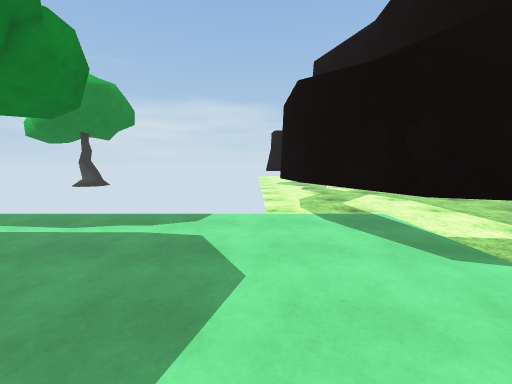
[1] (above)

17 first-person views from a walk through a Unity game level. The camera is 1.4 m above the floor, tilts 6° down and sees 90° across. The floor is counted in squares, 1 m on a side. Each view is taken from the middle of a square. On the plan, view 1 faces up. The plan holds only what a view shows up to about 13 squares ahead; the rest is blank. The place goes on beyond the plan. Surface patterns are stand-ins for the level's own textures.

[2]
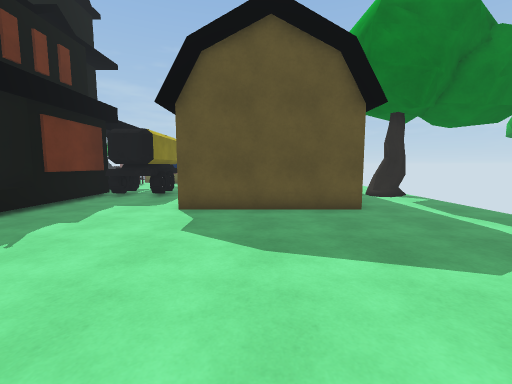

[3]
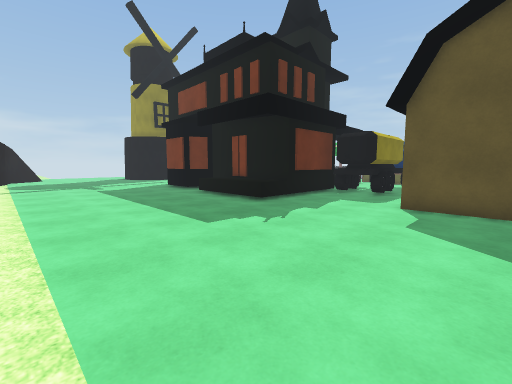

[4]
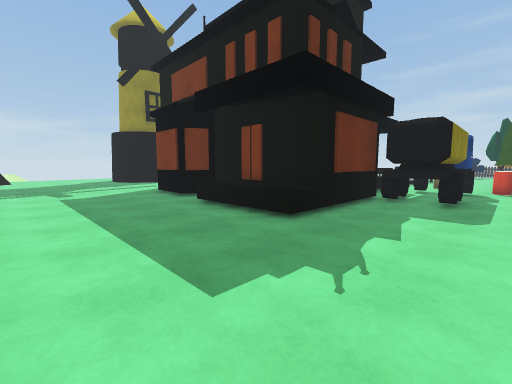

[5]
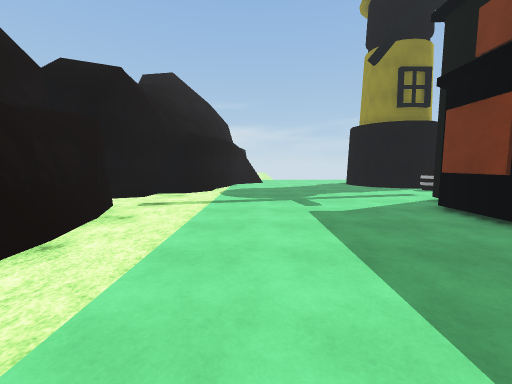

[6]
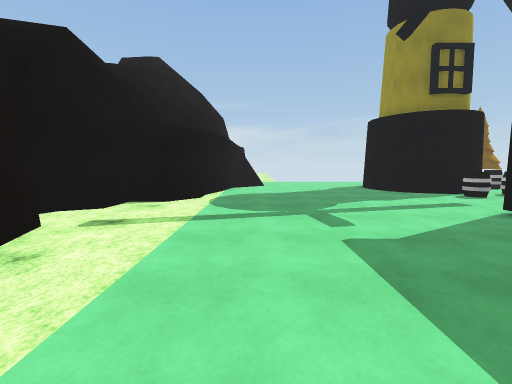

[7]
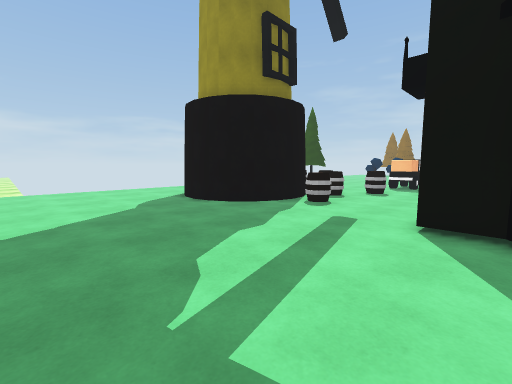

[8]
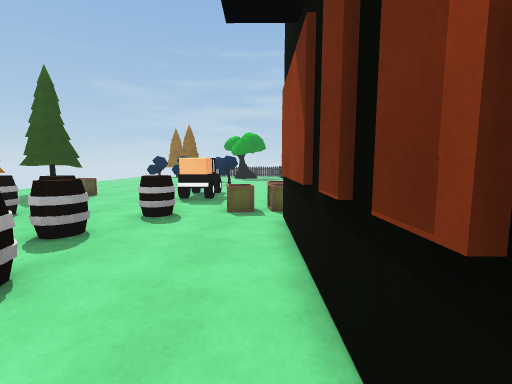

[9]
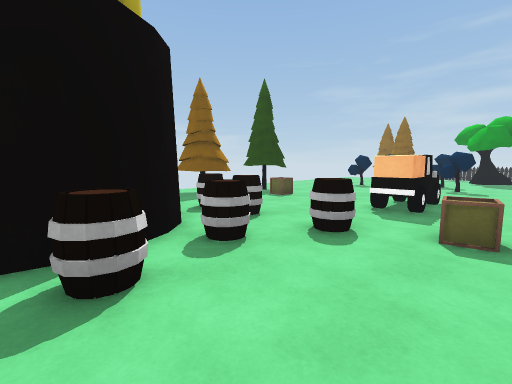

[10]
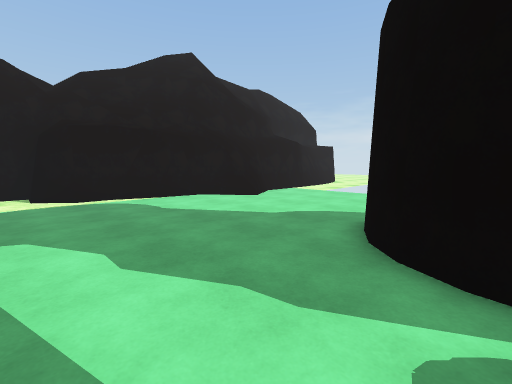

[11]
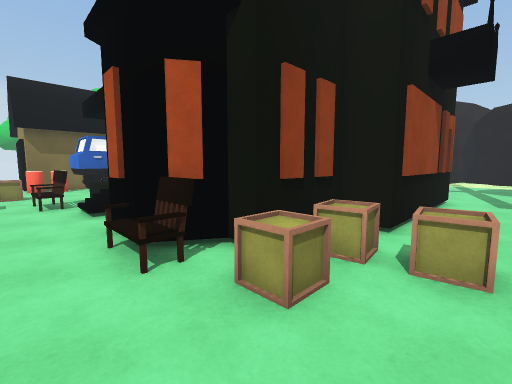

[12]
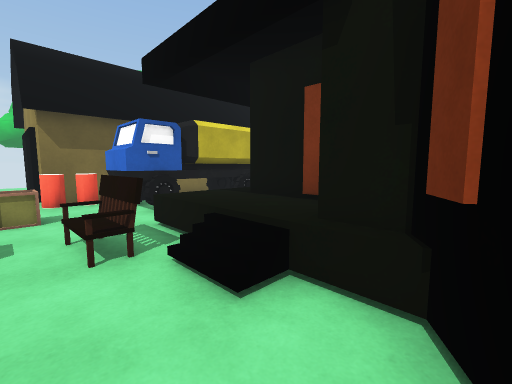

[13]
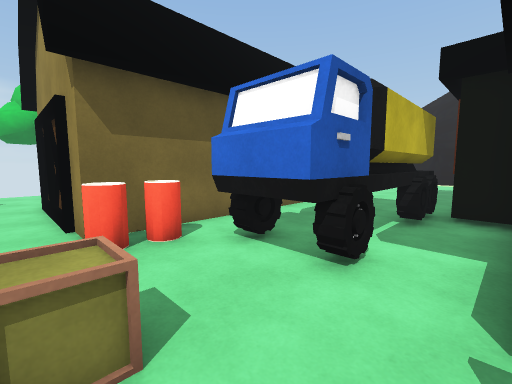

[14]
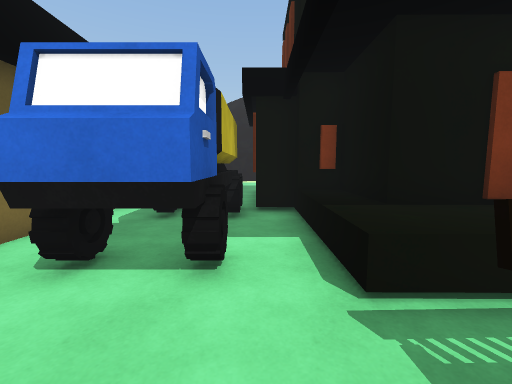

[15]
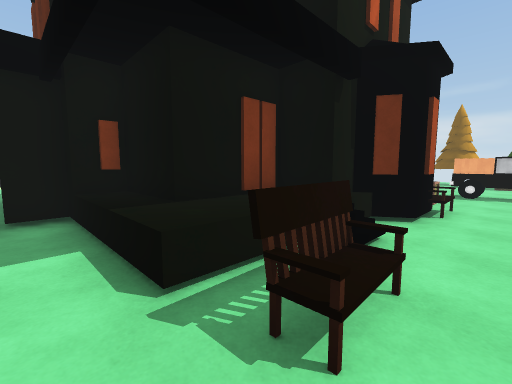

[16]
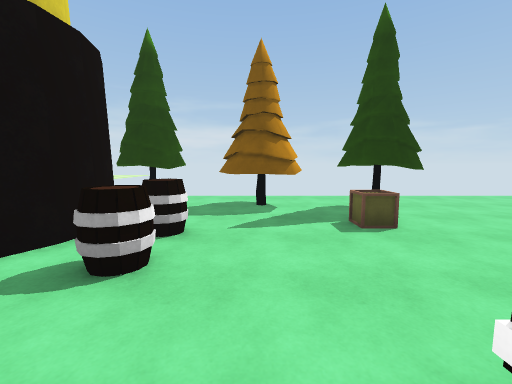

[17]
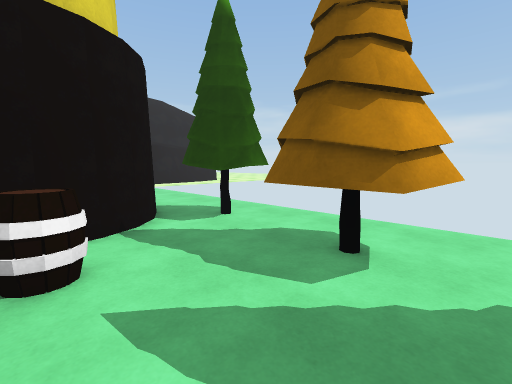

### Floor plan
Points are (right, up) in squares from view 1. A wall is a line through its corners. A room is listed if a view was taken in it or the views show most of it. See-through windows are left out.
Room 1 (views 1, 2, 3, 4, 5, 6, 7, 8, 9, 10, 11, 16, 17)
walls: (-5.1, -17) (-5.1, -18.5) (-11.4, -18.4) (-11.4, -17.2) (-14.2, -17.2); (-5.1, -7) (-5.1, -12.9) (-3.9, -13.7) (-3.9, -16.3); (-9.2, -7) (-3.3, -7); (6.5, -15.3) (6.7, -14.7); (6.8, -14.7) (6.3, -12.4); (6.6, -15.5) (7, -14.6); (6.7, -15.8) (7.1, -14.8) (6.5, -12.5); (7, -16.8) (6.3, -14.7); (6.6, -19.7) (7.7, -19.2) (8.2, -17.9); (6.6, -20) (7, -19.8) (8, -18.7); (5.9, -21) (6.4, -21.1) (6.7, -20.4); (4.4, -23) (4.4, -22) (5.5, -20.8) (6.8, -20.8) (6.8, -19.4); (3.7, -24.8) (4.5, -22.5); (-16, -2.5) (-16, 2.5); (-5, 3.4) (-5, -2.5); (3.7, -25.5) (3.7, -24.6); (3.1, 3) (2.1, 3.4) (1, 6.1); (1.6, -28.5) (3.5, -26.9); (-8.5, -29.2) (-9.4, -28.8) (-10, -28.2) (-10.4, -27.3) (-10.6, -26.4) (-10.4, -25.4) (-10, -24.6) (-9.4, -24) (-8.6, -23.6) (-7.6, -23.5) (-6.8, -23.6) (-5.9, -24) (-5.3, -24.6) (-4.8, -25.5) (-4.7, -26.4) (-4.9, -27.2); (1.3, 5.2) (1, 6.2); (2.6, -29) (2.5, -28) (3.4, -27.3) (3.8, -24.9); (2.2, -29.3) (2.1, -28.2); (1.1, 6) (0.8, 8)
low walls: (-3.3, -7) (-3.4, -11.6); (6, -12.6) (5.9, -11.7); (6.1, -12.6) (6.1, -12); (6.1, -13) (6, -12.5); (6.4, -15) (6.6, -14.6); (6.7, -14.7) (6.1, -12.5); (6.8, -19.4) (7.8, -19); (1.9, -29.1) (1.8, -28.2)
ways out: opening at (-17, -2) to room 2; opening at (-16.5, -18) to room 2; opening at (-10, -3) to room 3
objects: tree (-17, -30) to (-17, -28); other object (-17, -27) to (-16, -27); other object (-17, -22) to (-15, -21); tree (-15, -30) to (-13, -29); other object (-15, -18) to (-14, -18); barrel (-13, -22) to (-12, -21); other object (-13, -20); other object (-13, -19) to (-13, -18); barrel (-12, -27) to (-12, -26); barrel (-12, -25) to (-12, -24); tree (-11, -30); barrel (-10, -23); tree (-10, 6) to (-9, 7); tree (-9, -31) to (-9, -30); barrel (-8, -23) to (-7, -22)
Room 2 (views 12, 13, 14, 15)
walls: (-15.4, -15.4) (-15.4, -14) (-14.2, -13.3) (-14.1, -12.3) (-12.5, -12.3) (-12.5, -9.3) (-9.9, -9.3) (-9.9, -8.2) (-9.2, -8.2) (-9.2, -7); (-14.5, -2.5) (-16, -2.5); (-14.2, -17.2) (-14.2, -16.4)
low walls: (-14.6, -13.7) (-14.5, -13.1)
ways out: opening at (-17, -2) to room 1; opening at (-16.5, -18) to room 1; opening at (-14, -3) to room 3
objects: other object (-17, -6); other object (-16, -9); other object (-16, -3); other object (-15, -16); other object (-15, -3)
Room 3 (no view inside)
walls: (-10, -2.5) (-14.5, -2.5)
ways out: opening at (-10, -3) to room 1; opening at (-14, -3) to room 2
objects: other object (-14, -6) to (-8, -4)

Positions as (right, up) in squares from view 1, and headings:
1: (0, 0), facing up
2: (3, 0), facing left
3: (4, 0), facing down-left
4: (2, -3), facing down-left
5: (2, -8), facing down
6: (2, -11), facing down
7: (1, -17), facing down-left
8: (-5, -19), facing left
9: (-7, -19), facing down-left
10: (-7, -20), facing down-right
11: (-17, -20), facing up-right
12: (-17, -14), facing up-right
13: (-17, -8), facing up-right
14: (-17, -7), facing right
15: (-17, -7), facing down-right
16: (-14, -21), facing down
17: (-16, -26), facing down-right
